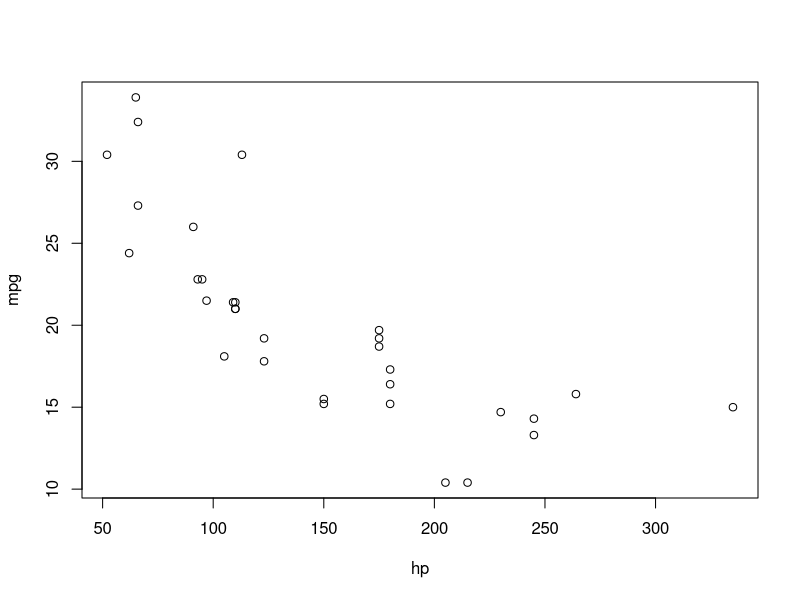
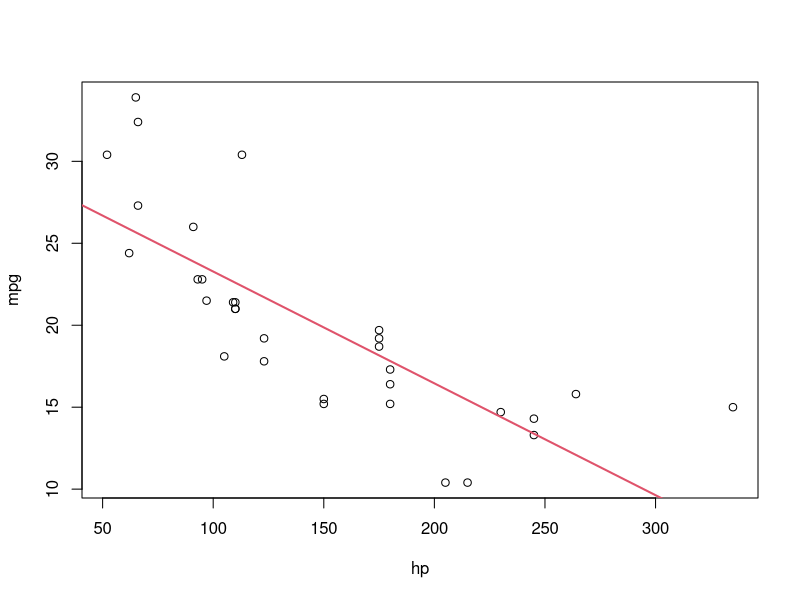
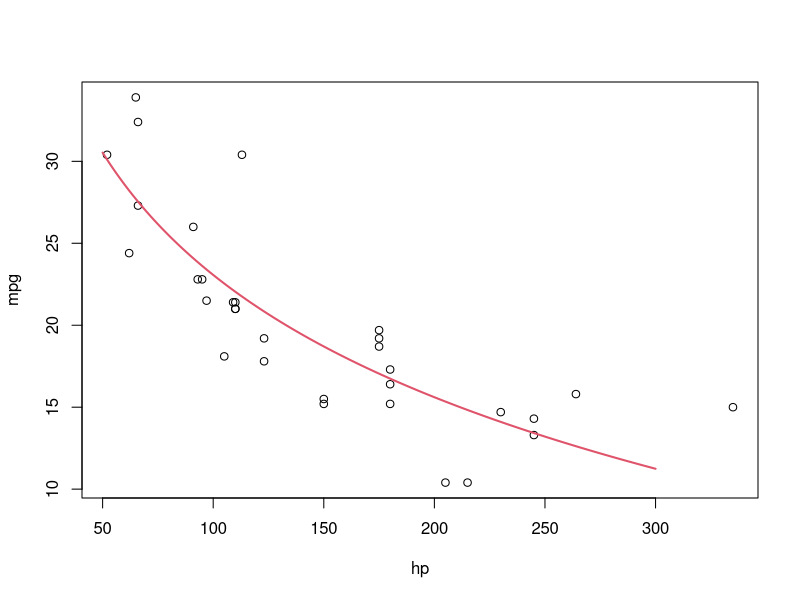
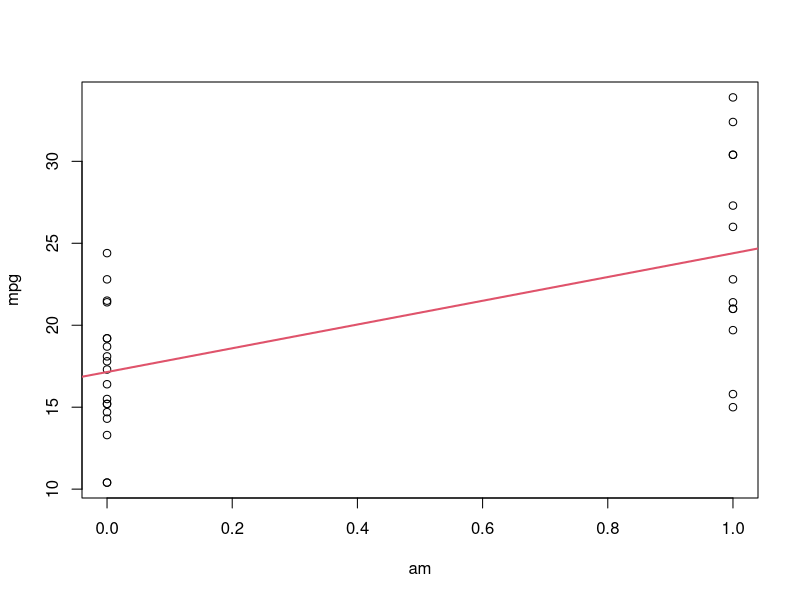
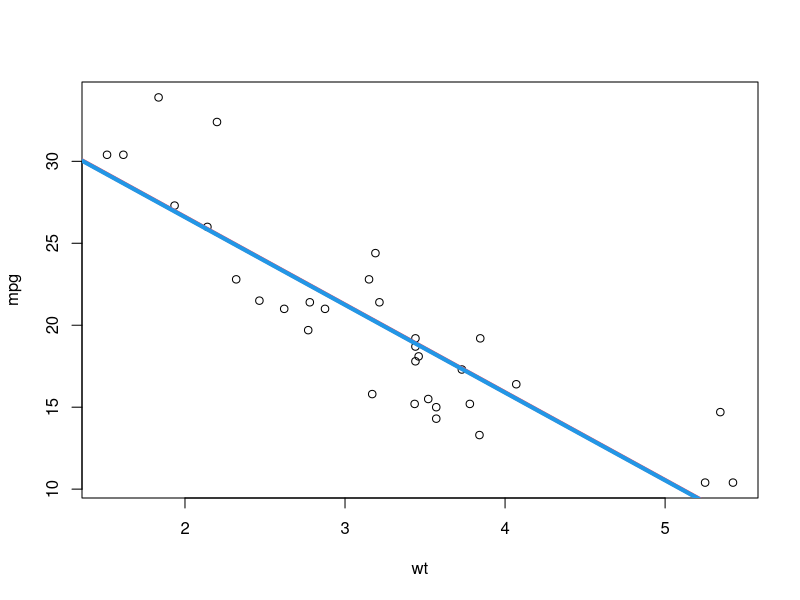
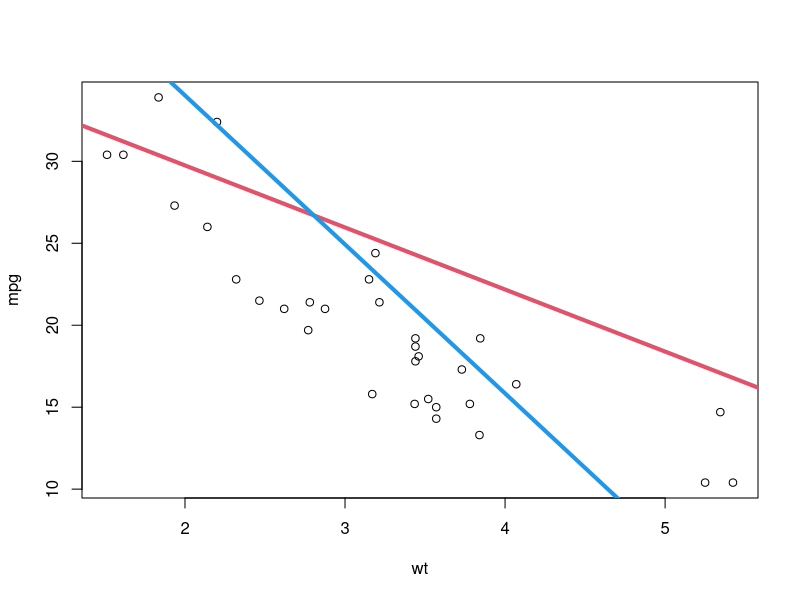

These charts were generated, in order, by the following R code:
## ---- chunk 1
            knitr::knit_hooks$set(par = function(before, options, envir) {
  if (before && !is.null(options$par)) {
    par(options$par)
  }
})
knitr::opts_chunk$set(par = list(bty="l", pch=19))
            
## ---- chunk 2
with(mtcars, plot( hp, mpg ))
## ---- chunk 3
model <- function(x, th){
	th[1] + th[2]*x }
loss <- function(x, y, th){
	mean( ( y - model(x, th) )^2 )
}
## ---- chunk 4
loss_mtcars <- function(th){
  loss( mtcars$hp, mtcars$mpg, th )
}
## ---- chunk 5
nlm( loss_mtcars, c(1,1) )
## ---- chunk 6
lm( mpg ~ hp, mtcars )
## ---- chunk 7
summary( lm( mpg ~ hp, mtcars ) )
## ---- chunk 8
with(mtcars, plot( hp, mpg ))
abline( 30.09886, -0.06823, col=2, lwd=2 )
## ---- chunk 9
model <- function(x, th){
	th[1] + th[2]*log10(x) }   ## We changed only this line
loss <- function(x, y, th){
	mean( ( y - model(x, th) )^2 )
}
loss_mtcars <- function(th){
  loss( mtcars$hp, mtcars$mpg, th )
}
nlm( loss_mtcars, c(1,1) )$estimate
## ---- chunk 10
with(mtcars, plot( hp, mpg ))
x <- seq(50,300)
lines( x,  72.64047 -24.78543*log10(x), lwd=2, col=2 )
## ---- chunk 11
model <- function(x, th){
	th[1] + th[2]*x }
loss <- function(x, y, th){
	mean( ( y - model(x, th) )^2 )
}
loss_mtcars <- function(th){
  loss( mtcars$am, mtcars$mpg, th )
}
nlm( loss_mtcars, c(1,1) )$estimate
## ---- chunk 12
with(mtcars, plot( am, mpg ))
abline( 17.147356, 7.244948, col=2, lwd=2 )
## ---- chunk 13
model <- function(x1, x2, th){
	th[1] + th[2]*x1 + th[3]*x2 }
loss <- function(x1, x2, y, th){
	mean( ( y - model(x1, x2, th) )^2 )
}
loss_mtcars <- function(th){
  loss( mtcars$am, mtcars$wt, mtcars$mpg, th )
}
nlm( loss_mtcars, c(1,1,1) )$estimate
## ---- chunk 14
with( mtcars, plot( wt, mpg ) )
# red line for am=0
abline( 37.32155130, -5.35281145, col=2, lwd=4 )
# blue line for am=1
abline( 37.32155130-0.02361512, -5.35281145, col=4, lwd=4 )
## ---- chunk 15
model <- function(x1, x2, th){
	th[1] + th[2]*x1 + th[3]*x2 + th[4]*x1*x2 }
loss <- function(x1, x2, y, th){
	mean( ( y - model(x1, x2, th) )^2 )
}
loss_mtcars <- function(th){
  loss( mtcars$am, mtcars$wt, mtcars$mpg, th )
}
nlm( loss_mtcars, c(1,1,1,1) )$estimate
## ---- chunk 16
with( mtcars, plot( wt, mpg ) )
# red line for am=0
abline( 37.32155130, -3.785907, col=2, lwd=4 )
# blue line for am=1
abline( 37.32 + 14.88, -3.79 -5.3, col=4, lwd=4 )
